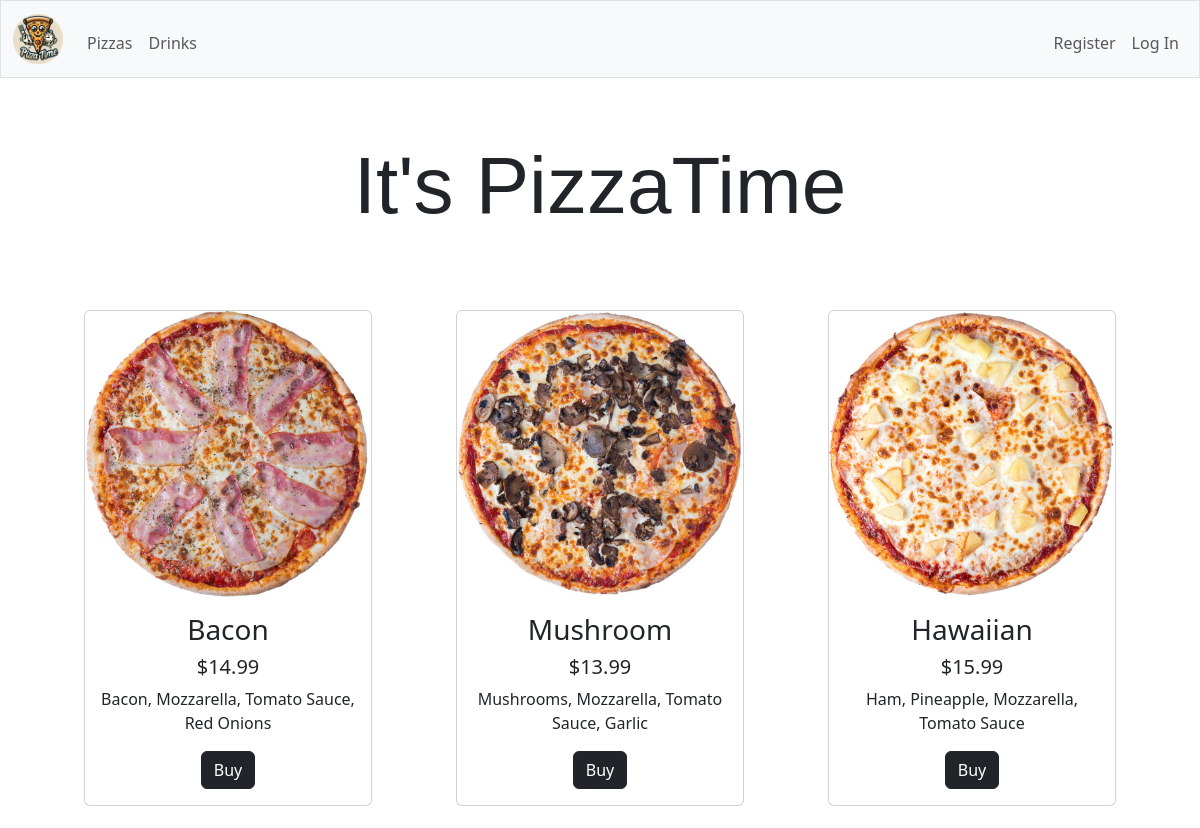
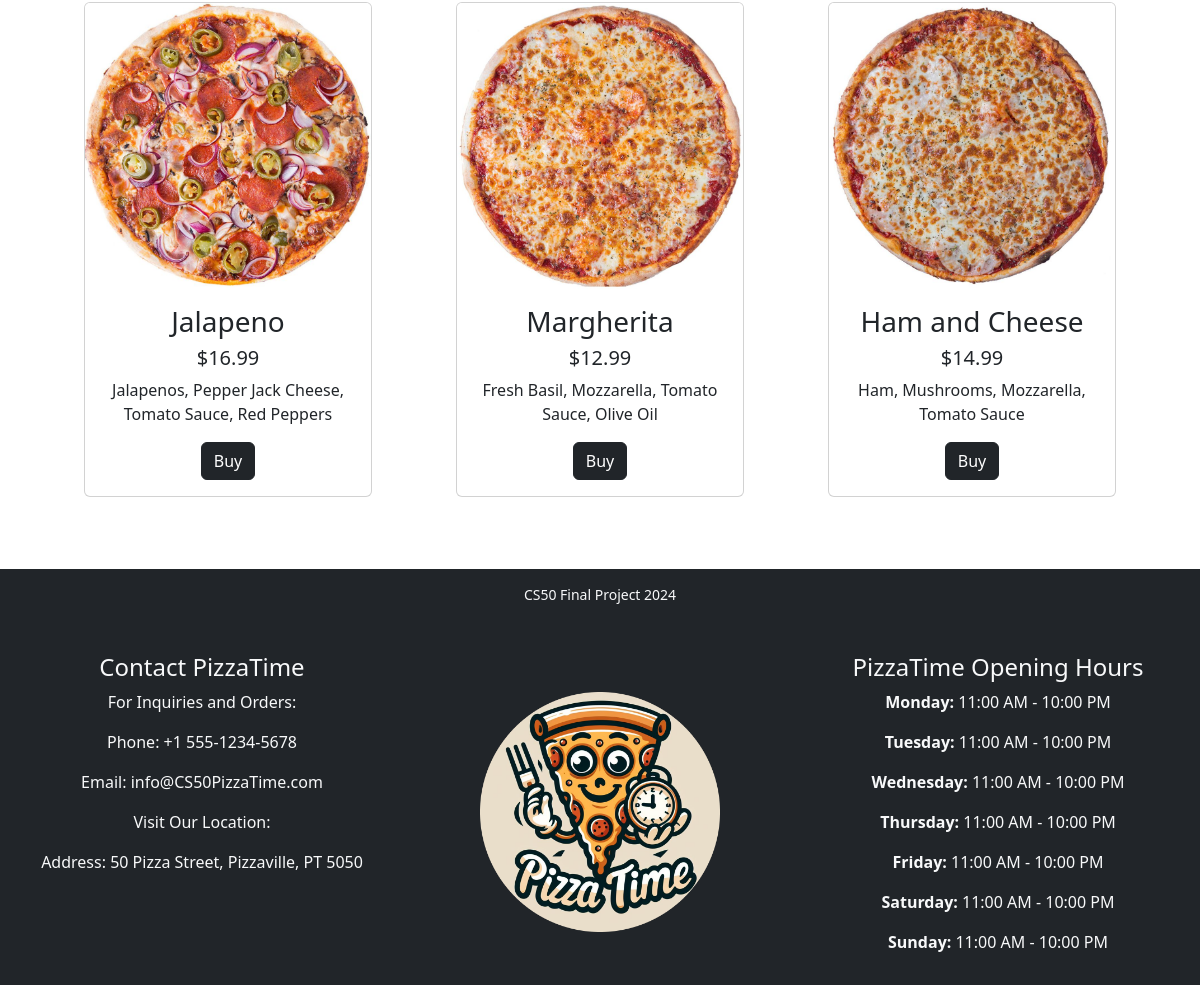
The page / on the database its author committed (2 pictures, top to bottom).
### tables this page shows
CREATE TABLE "pizzas" (
	"id"	INTEGER NOT NULL,
	"name"	TEXT NOT NULL,
	"ingredients"	TEXT NOT NULL,
	"img"	TEXT NOT NULL,
	"price"	FLOAT NOT NULL,
	"route"	TEXT NOT NULL,
	PRIMARY KEY("id" AUTOINCREMENT)
);

### app.py (the view)
@app.route("/")
def index():
    pizzas = db.execute("SELECT img, name, price, ingredients, route FROM pizzas")
    return render_template("index.html", pizzas=pizzas)

### helpers.py (called while the page is built)
def usd(value):
    return f"${value:,.2f}"

### templates/index.html (shortened to what this page needs)
{% extends "layout.html" %}
{% block main %}
<div style="font-size: 5rem; font-family: cursive, sans-serif; margin-bottom: 4rem">
  It's PizzaTime
</div>
<div class="container">
  <div class="row">
    {% for pizza in pizzas %}
    <div class="col-md-4 mb-4 d-flex align-items-center">
      <div class="card mx-auto" style="width: 18rem;">
          <img class="card-img-top" src="{{ pizza.img }}" alt="Card image cap">
          <div class="card-body">
            <h3 class="card-title">{{ pizza.name }}</h3>
            <h5 class="card-title">{{ pizza.price | usd }}</h5>
            <p class="card-text">{{ pizza.ingredients }}</p>
            <a href="/{{pizza.route}}" class="btn btn-dark">Buy</a>
          </div>
      </div>
    </div>
    {% endfor %}
  </div>
</div>
{% endblock %}

### static/styles.css (style rules this page uses)
body { height: 100%; margin: 0; display: flex; flex-direction: column; }

### rows shown on the page
pizzas: img (picture), name "Bacon", price "$14.99", ingredients "Bacon, Mozzarella, Tomato Sauce, Red Onions"
pizzas: img (picture), name "Mushroom", price "$13.99", ingredients "Mushrooms, Mozzarella, Tomato Sauce, Garlic"
pizzas: img (picture), name "Hawaiian", price "$15.99", ingredients "Ham, Pineapple, Mozzarella, Tomato Sauce"
pizzas: img (picture), name "Jalapeno", price "$16.99", ingredients "Jalapenos, Pepper Jack Cheese, Tomato Sauce, Red Peppers"
pizzas: img (picture), name "Margherita", price "$12.99", ingredients "Fresh Basil, Mozzarella, Tomato Sauce, Olive Oil"
pizzas: img (picture), name "Ham and Cheese", price "$14.99", ingredients "Ham, Mushrooms, Mozzarella, Tomato Sauce"
